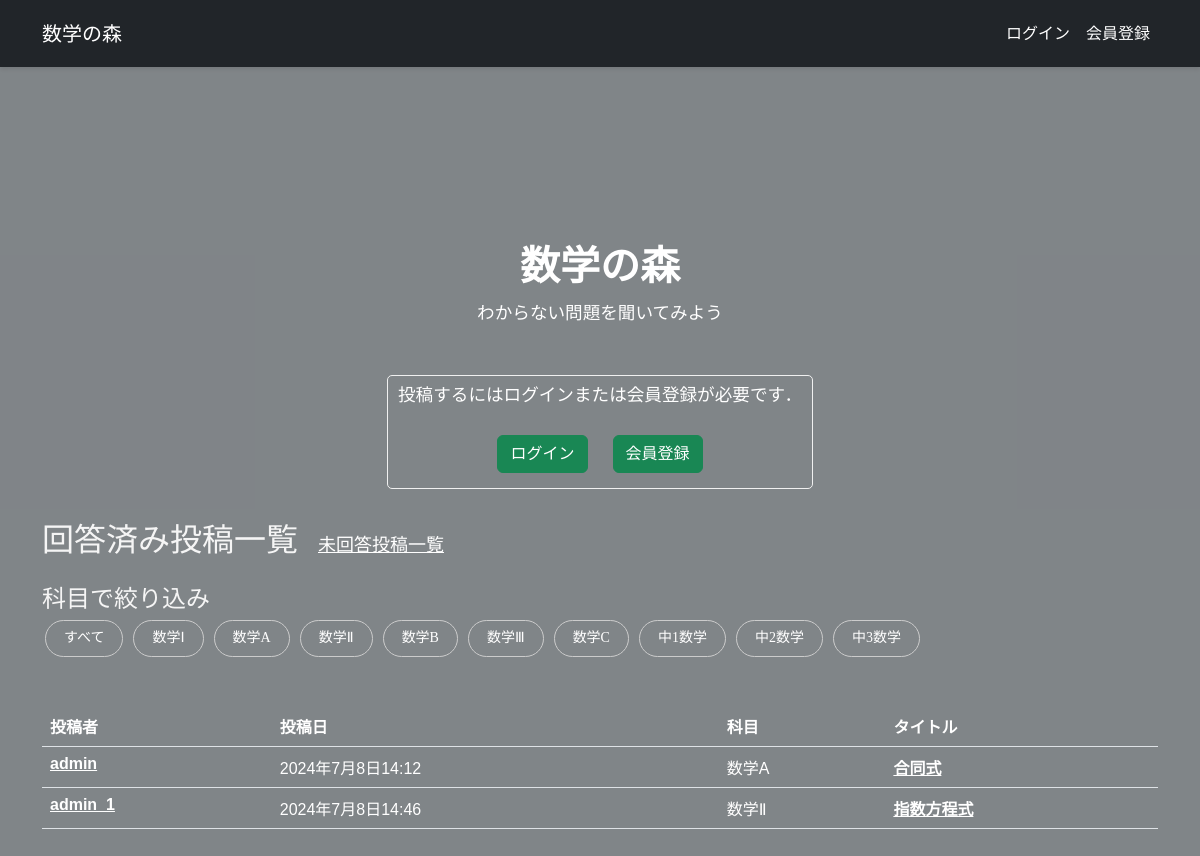
The page / on the database its author committed.
### studysite/models.py (models this page shows, shortened)
class Tag(models.Model):
    name = models.CharField(max_length=100)

class Studysite(models.Model):
    title = models.CharField('タイトル', max_length=128)
    image = models.ImageField('問題画像', upload_to='image/', blank=True)
    question = models.TextField('問題', blank=True)
    answer = models.TextField('解答', blank=True)
    created_by = models.ForeignKey(settings.AUTH_USER_MODEL,
                                   verbose_name='投稿者',
                                   on_delete=models.CASCADE)
    created_at = models.DateTimeField('投稿日', auto_now_add=True)
    updated_at = models.DateTimeField('更新日', auto_now=True)
    tags = models.ManyToManyField(Tag, blank=True)
    likes = models.PositiveIntegerField(default=0)

### studysite/views.py (the view)
# urls.py: path('', top, name='top'),
def top(request):
    tags = Tag.objects.all()
    raw_query = request.META.get('QUERY_STRING', '')  # URLのクエリストリング全体を取得
    query_param = raw_query.strip('?')  # '?'を取り除いて値を取得
    snippets = Studysite.objects.all() # Snippetの一覧を取得
    selected_tag = request.GET.get('tag')
    try:
        query_param = int(query_param)
        snippets = Studysite.objects.filter(tags=query_param)
    except (ValueError, Tag.DoesNotExist):
        snippets = Studysite.objects.all()
    context = {'snippets': snippets, 'tags': tags, 'selected_tag': selected_tag, 'query_param': query_param}
    if selected_tag:
        snippets = snippets.filter(tags__id=selected_tag)
    return render(request, 'snippets/top.html', context)

### studysite/templates/snippets/top.html (shortened to what this page needs)
{% extends 'base.html' %}
{% load django_bootstrap5 %}
{% load widget_tweaks %}
{% block main %}
<div class="welcome">
    <h1 class="title"><b>数学の森</b></h1>
    <p class="subtitle">わからない問題を聞いてみよう</p>
    {% if user.is_authenticated %}
        <a class="btn btn-success" href="{% url 'snippet_new' %}">投稿する</a>
    {% else %}<br>
        <div class="flame">
            <p>投稿するにはログインまたは会員登録が必要です．</p>
            <div style="text-align: center;">
                <span><a style="margin: 10px;" class="btn btn-success" href="{% url 'login' %}">ログイン</a></span>
                <span><a style="margin: 10px;" class="btn btn-success" href="{% url 'signup' %}">会員登録</a></span>
            </div>
        </div>
    {% endif %}
</div>
<div>
    <span class="h2 title">回答済み投稿一覧</span><span class="h3"><a href="{% url 'unanswered' %}" style="color:white">未回答投稿一覧</a></span><br><br>
    <h4>科目で絞り込み</h4>
    <a href="{% url 'top' %}"><span class="subject-filter">すべて</span></a>
    {% for tag in tags %}
        <a href="{% url 'top' %}?{{ tag.id }}"><span class="subject-filter">{{ tag.name }}</span></a>
    {% endfor %}
</div><br>
<div class="class1">
    {% if snippets %}
    <table class="table">
        <thead>
        <tr>
            <th>投稿者</th>
            <th>投稿日</th>
            <th>科目</th>
            <th>タイトル</th>
        </tr>
        </thead>
        <tbody>
        {% for snippet in snippets %}
            {% if snippet.answer %}
            <tr>
                <th><a href="{% url 'profile' snippet.created_by_id %}" style="color:white">{{ snippet.created_by.username }}</a></th>
                <td>{{ snippet.created_at }}</td>
                <td>
                    {% if snippet.tags %}
                        {% for tag in snippet.tags.all %}
                            <span>{{ tag.name }}</span>
                        {% endfor %}
                    {% else %}
                        <span>empty<span>
                    {% endif %}
                </td>
                <th><a href="{% url 'snippet_detail' snippet.id %}" style="color:white">{{ snippet.title }}</a></th>
            </tr>
            {% endif %}
        {% endfor %}
        </tbody>
    </table>
    {% else %}
    <p>問題はまだ投稿されていません．</p>
    {% endif %}
</div>
{% endblock %}

### studysite/static/snippets/css/style.css (style rules this page uses)
* { position: relative; margin: 0; padding: 0; box-sizing: border-box; }
body { font-family: '游明朝', serif; position: relative; background-color: #e9f1f7; color: #f5f5f5; line-height: 1.6; }
.welcome h1 { font-weight: 700; font-style: normal; position: relative; color: #ffffff; }
.welcome p { position: relative; font-size: 1.1rem; color: #ffffff; }
.flame { position: relative; display: inline-block; padding: 5px 10px; border: #f0f0f0 solid 1px; border-radius: 5px; }
.subject-filter { display: inline-block; border-radius: 20px; text-align: center; text-decoration: none; border: solid 1px #ccc; transition: 0.25s; padding: 6px 18px; cursor: pointer; font-size: 14px; margin: 3px; position: relative; bottom: 5px; color: white; }
.h2 { font-size:xx-large; }
.h3 { padding-left: 20px; font-size: large; }
.bg { background-image: url('https://th.bing.com/th/id/OIP.5YSUdCDKhudyByfCYqVa8AAAAA?rs=1&pid=ImgDetMain'); }
.bg::before { content: ''; position: absolute; top: 0; left: 0; width: 100%; height: 100%; background-color: rgba(0, 0, 0, 0.45); }
.welcome { position: relative; padding: 1rem 0; margin-bottom: 1rem; background-color: transparent; align-items: center; display: flex; flex-direction: column; font-size:20px; color:#ffffff; }
.class1 { position: relative; padding: 1rem 0; margin-bottom: 1rem; background-color: transparent; align-items: center; flex-direction: column; font-size:20px; color:#eee; }
.table th { position: relative; font-family: sans-serif; color: #ffffff; background-color: transparent; }
.table td { position: relative; font-family: sans-serif; color: #ffffff; background-color: transparent; }
tbody { position: relative; font-family: sans-serif; color: #ffffff; background-color: transparent; }

### rows shown on the page
Tag: name "数学Ⅰ"
Tag: name "数学A"
Tag: name "数学Ⅱ"
Tag: name "数学B"
Tag: name "数学Ⅲ"
Tag: name "数学C"
Tag: name "中1数学"
Tag: name "中2数学"
Tag: name "中3数学"
Studysite: created_by.username "admin", created_at "2024年7月8日14:12", title "合同式"
Studysite: created_by.username "admin_1", created_at "2024年7月8日14:46", title "指数方程式"
